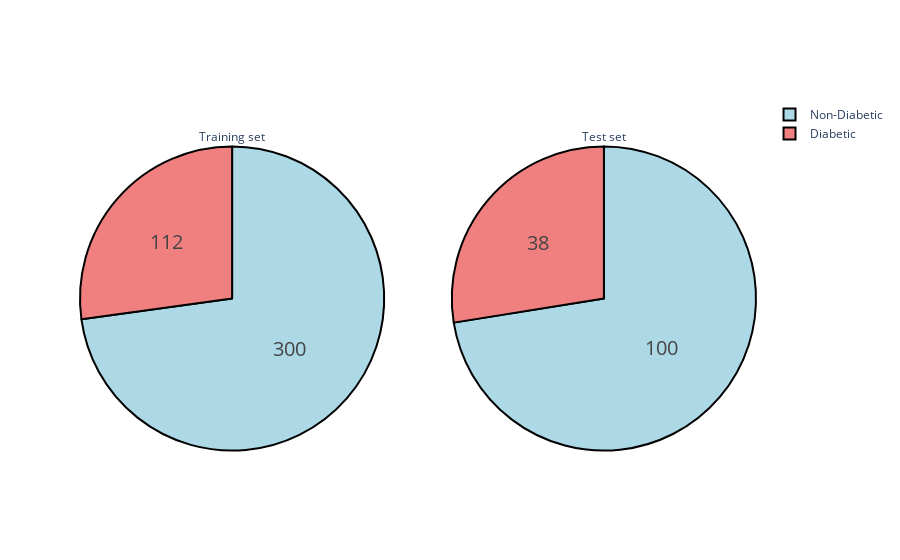

Notebook source saved alongside this figure:
### Markdown cell above
#### Data Splitting

### Code cell
# What is the best TEST_SIZE? 
TEST_SIZE = 0.25

X_train, X_test, y_train, y_test = train_test_split(X, y, test_size=TEST_SIZE, \
                                                    random_state=42)

utils.plot_train_test_class(y_train, y_test)

### Figure 1 — Plotly figure (JSON) as saved in the notebook; plotly's stock layout.template omitted (floating-point values rounded to 4 significant figures)
{"data": [{"domain": {"x": [0, 0.45], "y": [0, 1]}, "hoverinfo": "label+percent", "labels": ["Non-Diabetic", "Diabetic"], "marker": {"colors": ["lightblue", "lightcoral"], "line": {"color": "#000000", "width": 2}}, "textfont": {"size": 20}, "textinfo": "value", "title": {"text": "Training set"}, "type": "pie", "values": [300, 112]}, {"domain": {"x": [0.55, 1], "y": [0, 1]}, "hoverinfo": "label+percent", "labels": ["Non-Diabetic", "Diabetic"], "marker": {"colors": ["lightblue", "lightcoral"], "line": {"color": "#000000", "width": 2}}, "textfont": {"size": 20}, "textinfo": "value", "title": {"text": "Test set"}, "type": "pie", "values": [100, 38]}], "layout": {"autosize": true}}
